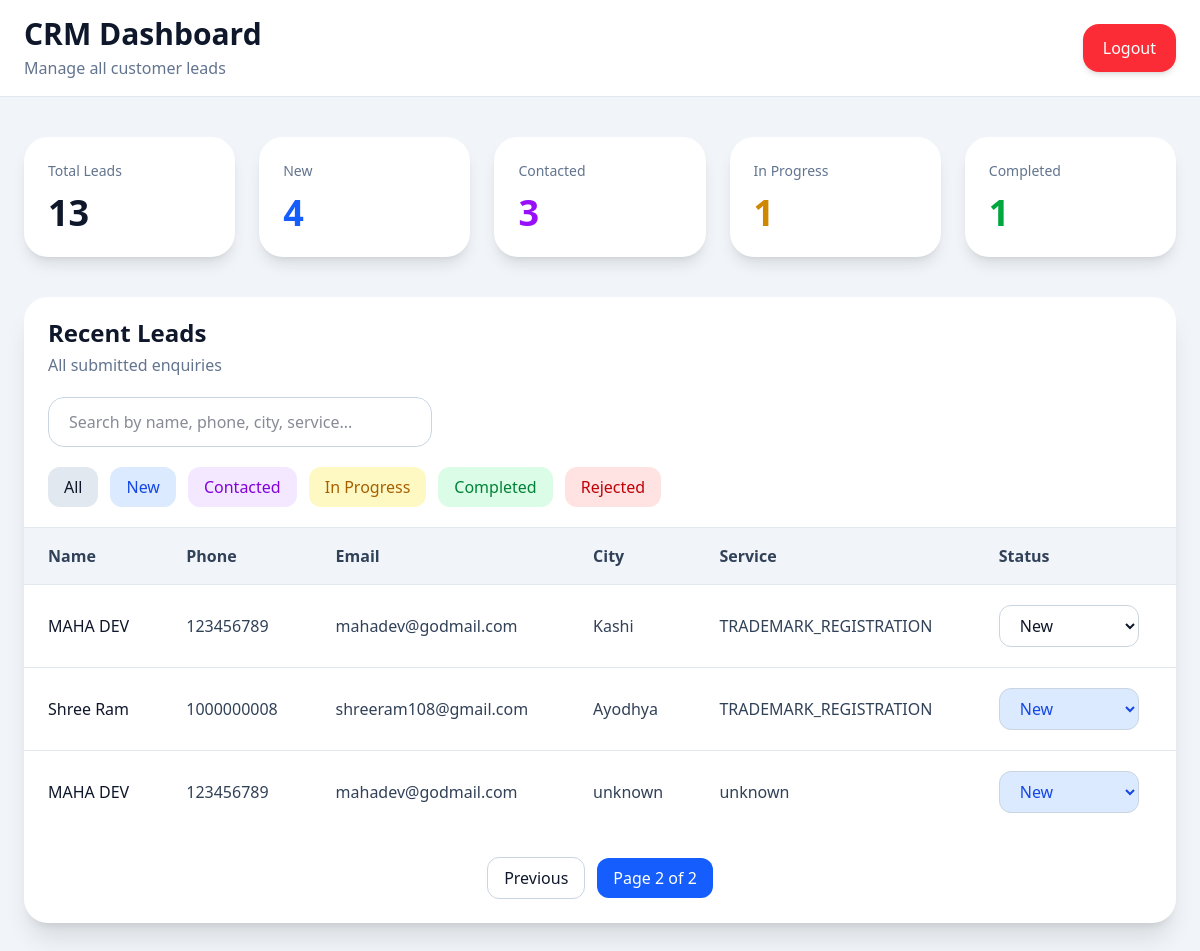
/dashboard/?page=2 (signed in), run on the app's committed database.
### leads/models.py (models this page shows, shortened)
class Lead(models.Model):
    STATUS_CHOICES = [
    ('NEW', 'New'),
    ('CONTACTED', 'Contacted'),
    ('IN_PROGRESS', 'In Progress'),
    ('COMPLETED', 'Completed'),
    ('REJECTED', 'Rejected'),
]
    name = models.CharField(max_length=80)
    phone = models.CharField(max_length=20)
    email = models.EmailField()
    city = models.CharField(max_length=100)
    service = models.CharField(max_length=50)
    message = models.TextField(
        blank=True,
        null=True
    )
    status = models.CharField(
        max_length=20,
        choices=STATUS_CHOICES,
        default='NEW',
        )
    created_at = models.DateTimeField(
        auto_now_add=True
    )

### leads/views.py (the view, shortened to what this page needs)
# urls.py: path('dashboard/', dashboard_view, name='dashboard'),
@login_required(login_url='/login/')
def dashboard_view(request):
    search_query = request.GET.get('search', '')
    status_filter = request.GET.get('status', '')
    all_leads = Lead.objects.all().order_by('-created_at')
    if status_filter:
        all_leads = all_leads.filter(
            status=status_filter
        )
    paginator = Paginator(all_leads, 10)
    page_number = request.GET.get('page')
    leads = paginator.get_page(page_number)
    total_leads = Lead.objects.count()
    new_leads = Lead.objects.filter(
        status='NEW'
    ).count()
    contacted_leads = Lead.objects.filter(
        status='CONTACTED'
    ).count()
    in_progress_leads = Lead.objects.filter(
        status='IN_PROGRESS'
    ).count()
    completed_leads = Lead.objects.filter(
        status='COMPLETED'
    ).count()
    rejected_leads = Lead.objects.filter(
        status='REJECTED'
    ).count()
    context = {
        'leads': leads,
        'search_query': search_query,
        'status_filter': status_filter,
        'total_leads': total_leads,
        'new_leads': new_leads,
        'contacted_leads': contacted_leads,
        'in_progress_leads': in_progress_leads,
        'completed_leads': completed_leads,
        'rejected_leads': rejected_leads
    }
    return render(
        request,
        'dashboard.html',
        context
    )

### leads/templates/dashboard.html (shortened to what this page needs)
{% extends 'base.html' %}
{% block content %}
<div class="min-h-screen bg-slate-100">
    <div class="bg-white border-b border-slate-200 px-6 py-4 flex justify-between items-center">
        <div>
            <h1 class="text-3xl font-bold text-slate-900">
                CRM Dashboard
            </h1>
            <p class="text-slate-500 mt-1">
                Manage all customer leads
            </p>
        </div>
        <a href="/logout/"
           class="bg-red-500 hover:bg-red-600 text-white px-5 py-3 rounded-2xl font-medium transition shadow-md">
            Logout
        </a>
    </div>
    <div class="max-w-7xl mx-auto px-6 py-10">
        <div class="grid md:grid-cols-5 gap-6 mb-10">
            <div class="bg-white rounded-3xl p-6 shadow-lg">
                <p class="text-slate-500 text-sm">
                    Total Leads
                </p>
                <h2 class="mt-3 text-4xl font-bold text-slate-900">
                    {{ total_leads }}
                </h2>
            </div>
            <div class="bg-white rounded-3xl p-6 shadow-lg">
                <p class="text-slate-500 text-sm">
                    New
                </p>
                <h2 class="mt-3 text-4xl font-bold text-blue-600">
                    {{ new_leads }}
                </h2>
            </div>
            <div class="bg-white rounded-3xl p-6 shadow-lg">
                <p class="text-slate-500 text-sm">
                    Contacted
                </p>
                <h2 class="mt-3 text-4xl font-bold text-purple-600">
                    {{ contacted_leads }}
                </h2>
            </div>
            <div class="bg-white rounded-3xl p-6 shadow-lg">
                <p class="text-slate-500 text-sm">
                    In Progress
                </p>
                <h2 class="mt-3 text-4xl font-bold text-yellow-600">
                    {{ in_progress_leads }}
                </h2>
            </div>
            <div class="bg-white rounded-3xl p-6 shadow-lg">
                <p class="text-slate-500 text-sm">
                    Completed
                </p>
                <h2 class="mt-3 text-4xl font-bold text-green-600">
                    {{ completed_leads }}
                </h2>
            </div>
        </div>
        <div class="bg-white rounded-3xl shadow-xl overflow-hidden">
            <div class="px-6 py-5 border-b border-slate-200 flex flex-col gap-5">
                <div>
                    <h2 class="text-2xl font-bold text-slate-900">
                        Recent Leads
                    </h2>
                    <p class="text-slate-500 mt-1">
                        All submitted enquiries
                    </p>
                </div>
                <form method="GET"
                      class="w-full md:w-auto">
                    <input type="text"
                           name="search"
                           value="{{ search_query }}"
                           placeholder="Search by name, phone, city, service..."
                           class="w-full md:w-96 px-5 py-3 rounded-2xl border border-slate-300 focus:outline-none focus:ring-2 focus:ring-blue-500">
                </form>
                <div class="flex flex-wrap gap-3">
                    <a href="/dashboard/"
                       class="px-4 py-2 rounded-xl bg-slate-200 hover:bg-slate-300 transition">
                        All
                    </a>
                    <a href="/dashboard/?status=NEW"
                       class="px-4 py-2 rounded-xl bg-blue-100 text-blue-700 hover:bg-blue-200 transition">
                        New
                    </a>
                    <a href="/dashboard/?status=CONTACTED"
                       class="px-4 py-2 rounded-xl bg-purple-100 text-purple-700 hover:bg-purple-200 transition">
                        Contacted
                    </a>
                    <a href="/dashboard/?status=IN_PROGRESS"
                       class="px-4 py-2 rounded-xl bg-yellow-100 text-yellow-700 hover:bg-yellow-200 transition">
                        In Progress
                    </a>
                    <a href="/dashboard/?status=COMPLETED"
                       class="px-4 py-2 rounded-xl bg-green-100 text-green-700 hover:bg-green-200 transition">
                        Completed
                    </a>
                    <a href="/dashboard/?status=REJECTED"
                       class="px-4 py-2 rounded-xl bg-red-100 text-red-700 hover:bg-red-200 transition">
                        Rejected
                    </a>
                </div>
            </div>
            <div class="overflow-x-auto">
                <table class="w-full">
                    <thead class="bg-slate-100">
                        <tr>
                            <th class="px-6 py-4 text-left font-semibold text-slate-700">
                                Name
                            </th>
                            <th class="px-6 py-4 text-left font-semibold text-slate-700">
                                Phone
                            </th>
                            <th class="px-6 py-4 text-left font-semibold text-slate-700">
                                Email
                            </th>
                            <th class="px-6 py-4 text-left font-semibold text-slate-700">
                                City
                            </th>
                            <th class="px-6 py-4 text-left font-semibold text-slate-700">
                                Service
                            </th>
                            <th class="px-6 py-4 text-left font-semibold text-slate-700">
                                Status
                            </th>
                        </tr>
                    </thead>
                    <tbody>
                        {% for lead in leads %}
                        <tr class="border-t border-slate-200 hover:bg-slate-50 transition">
                            <td class="px-6 py-5 font-medium text-slate-900">
                                {{ lead.name }}
                            </td>
                            <td class="px-6 py-5 text-slate-700">
                                {{ lead.phone }}
                            </td>
                            <td class="px-6 py-5 text-slate-700">
                                {{ lead.email }}
                            </td>
                            <td class="px-6 py-5 text-slate-700">
                                {{ lead.city }}
                            </td>
                            <td class="px-6 py-5 text-slate-700">
                                {{ lead.service }}
                            </td>
                            <td class="px-6 py-5">
                                <form method="POST"
                                      action="/update-status/{{ lead.id }}/">
                                    <select
                                        name="status"
                                        onchange="this.form.submit()"
                                        class="px-4 py-2 rounded-xl border border-slate-300 font-medium
                                        {% if lead.status == 'NEW' %}
                                        bg-blue-100 text-blue-700
                                        {% elif lead.status == 'CONTACTED' %}
                                        bg-purple-100 text-purple-700
                                        {% elif lead.status == 'IN_PROGRESS' %}
                                        bg-yellow-100 text-yellow-700
                                        {% elif lead.status == 'COMPLETED' %}
                                        bg-green-100 text-green-700
                                        {% elif lead.status == 'REJECTED' %}
                                        bg-red-100 text-red-700
                                        {% endif %}
                                        focus:outline-none focus:ring-2 focus:ring-blue-500">
                                        <option value="NEW"
                                            {% if lead.status == 'NEW' %}selected{% endif %}>
                                            New
                                        </option>
                                    </select>
                                </form>
                            </td>
                        </tr>
                        {% endfor %}
                    </tbody>
                </table>
            </div>
            <div class="flex items-center justify-center gap-3 py-6">
                {% if leads.has_previous %}
                    <a href="?page={{ leads.previous_page_number }}"
                       class="px-4 py-2 bg-white border border-slate-300 rounded-xl hover:bg-slate-100 transition">
                        Previous
                    </a>
                {% endif %}
                <span class="px-4 py-2 bg-blue-600 text-white rounded-xl font-medium">
                    Page {{ leads.number }} of {{ leads.paginator.num_pages }}
                </span>
            </div>
        </div>
    </div>
</div>
{% endblock %}

### data on the page
Lead: name "MAHA DEV", phone "123456789", email "mahadev@godmail.com", city "Kashi", service "TRADEMARK_REGISTRATION", status "New"
Lead: name "Shree Ram", phone "1000000008", email "shreeram108@gmail.com", city "Ayodhya", service "TRADEMARK_REGISTRATION", status "New"
Lead: name "MAHA DEV", phone "123456789", email "mahadev@godmail.com", city "unknown", service "unknown", status "New"

### other printed values
{{ total_leads }} "13"
{{ new_leads }} "4"
{{ contacted_leads }} "3"
{{ in_progress_leads }} "1"
{{ completed_leads }} "1"
{{ leads.number }} "2"
{{ leads.paginator.num_pages }} "2"
